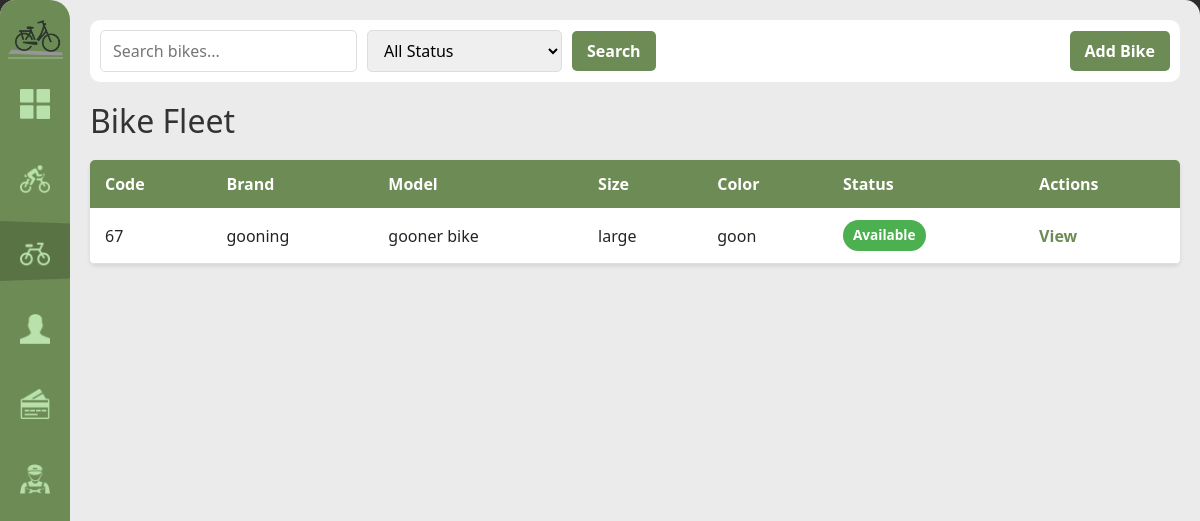
The app's page /bikes with its own data.
### tables this page shows
CREATE TABLE bike (
            bike_id INTEGER PRIMARY KEY AUTOINCREMENT,
            bike_code TEXT NOT NULL UNIQUE,
            brand TEXT NOT NULL, model TEXT NOT NULL,
            size TEXT NOT NULL CHECK(size IN('small','medium','large')),
            color TEXT NOT NULL,
            status TEXT NOT NULL DEFAULT 'available'
                CHECK(status IN('available','rented','under_maintenance')),
            date_added DATE NOT NULL DEFAULT(date('now','localtime'))
        );

### handlers/bike_routes.py (the view)
@bikes_bp.route('/bikes')
def registry():
    search = request.args.get('search', '')
    status = request.args.get('status', 'all')
    all_bikes = database.get().get_all_bikes(search, status)
    return render_template('bike_registry.html', bikes=all_bikes, search=search, filter_status=status)

### app.py (called while the page is built)
def get_sidebar_state():
    return request.cookies.get('sidebarState') == 'expanded'

@app.context_processor
def inject_sidebar_state():
    return dict(sidebar_expanded=get_sidebar_state())

### modules/database.py (called while the page is built)
def get():
    if not db: init()
    return db

    def get_all_bikes(self, search="", status="all"):
        q = f"%{search}%"
        if status != "all":
            return [dict(r) for r in self.conn.execute("SELECT * FROM bike WHERE (bike_code LIKE ? OR brand LIKE ? OR model LIKE ? OR color LIKE ?) AND status=? ORDER BY bike_code", (q,q,q,q,status)).fetchall()]
        return [dict(r) for r in self.conn.execute("SELECT * FROM bike WHERE bike_code LIKE ? OR brand LIKE ? OR model LIKE ? OR color LIKE ? ORDER BY bike_code", (q,q,q,q)).fetchall()]

### templates/bike_registry.html (shortened to what this page needs)
{% extends "base.html" %}
{% block content %}
<div class="top-bar">
    <form method="get" class="search-form">
        <input type="text" name="search" placeholder="Search bikes..." value="{{ search }}">
        <select name="status">
            <option value="all" {% if filter_status == 'all' %}selected{% endif %}>All Status</option>
        </select>
        <button type="submit">Search</button>
        <button type="button" id="add-bike-btn" class="btn-primary">Add Bike</button>
    </form>
</div>
<h1>Bike Fleet</h1>
<div class="content-grid">
    <table>
        <thead>
            <tr>
                <th>Code</th>
                <th>Brand</th>
                <th>Model</th>
                <th>Size</th>
                <th>Color</th>
                <th>Status</th>
                <th>Actions</th>
            </tr>
        </thead>
        <tbody>
            {% for bike in bikes %}
            <tr>
                <td>{{ bike['bike_code'] }}</td>
                <td>{{ bike['brand'] }}</td>
                <td>{{ bike['model'] }}</td>
                <td>{{ bike['size'] }}</td>
                <td>{{ bike['color'] }}</td>
                <td><span class="status-badge status-{{ bike['status'] }}">{{ bike['status'].replace('_', ' ').title() }}</span></td>
                <td><a href="{{ url_for('bikes.bike_detail', bid=bike['bike_id']) }}">View</a></td>
            </tr>
            {% endfor %}
        </tbody>
    </table>
</div>
{% endblock %}

### static/style.css (style rules this page uses)
:root { --primary-green: #6D8B55; --secondary-green: #566d42; --bg-light: #EBEBEB; --white: #FFFFFF; --sidebar-collapsed: 70px; --sidebar-expanded: 165px; }
body { margin: 0; font-family: 'Segoe UI', Tahoma, Geneva, Verdana, sans-serif; background-color: #2C2C2C; }
.top-bar { background-color: var(--white); opacity: 1; padding: 10px; border-radius: 10px; margin-bottom: 20px; }
.content-grid { display: flex; flex-grow: 1; opacity: 1; background-color: #DFDFDF; border-radius: 10px; }
.btn-primary, .btn-secondary, button[type="submit"] { padding: 10px 20px; border: none; border-radius: 5px; cursor: pointer; font-weight: bold; text-decoration: none; display: inline-block; transition: all 0.3s ease; }
.btn-primary, button[type="submit"] { background-color: var(--primary-green); color: white; }
table { width: 100%; border-collapse: collapse; background: white; border-radius: 5px; overflow: hidden; box-shadow: 0 2px 4px rgba(0,0,0,0.1); }
table thead { background-color: var(--primary-green); color: white; }
table th, table td { padding: 12px 15px; text-align: left; }
table tbody tr { border-bottom: 1px solid #ddd; }
table a { color: var(--primary-green); text-decoration: none; font-weight: bold; }
.status-badge { display: inline-block; padding: 5px 10px; border-radius: 20px; font-size: 0.85rem; font-weight: bold; }
.status-badge.status-active, .status-badge.status-available { background-color: #4CAF50; color: white; }
.search-form { display: flex; gap: 10px; align-items: center; flex-wrap: wrap; }
.search-form input, .search-form select { padding: 8px 12px; border: 1px solid #ddd; border-radius: 5px; font-family: inherit; }
.search-form button { padding: 8px 15px; background-color: var(--primary-green); color: white; border: none; border-radius: 5px; cursor: pointer; font-weight: bold; }
.search-form .btn-primary { background-color: var(--primary-green); margin-left: auto; }
h1, h2 { color: #333; margin: 10px 0; }
h1 { font-size: 2rem; margin-bottom: 20px; }

### records on screen
bike: bike_code "67", brand "gooning", model "gooner bike", size "large", color "goon", status.replace "Available"
